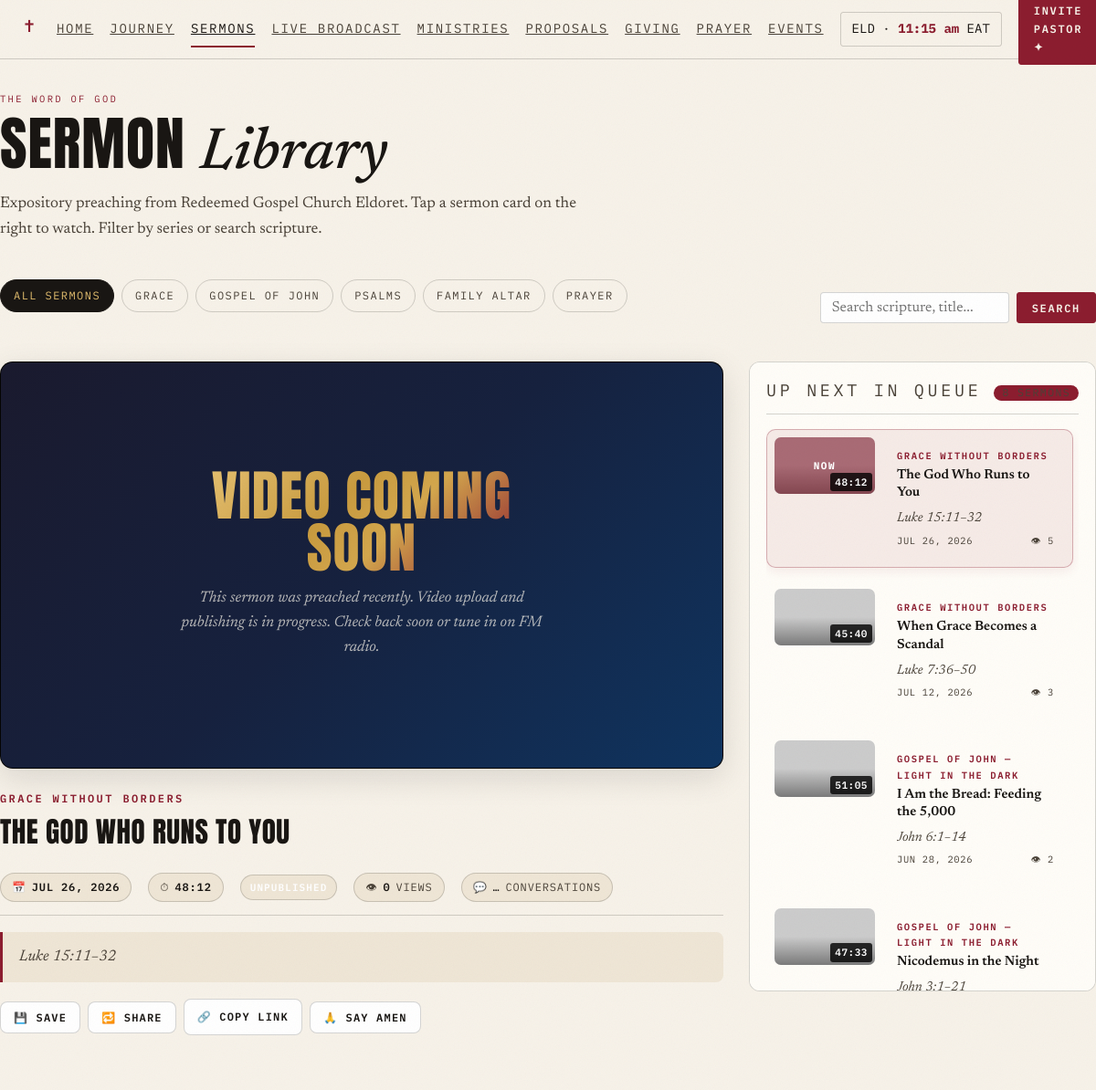
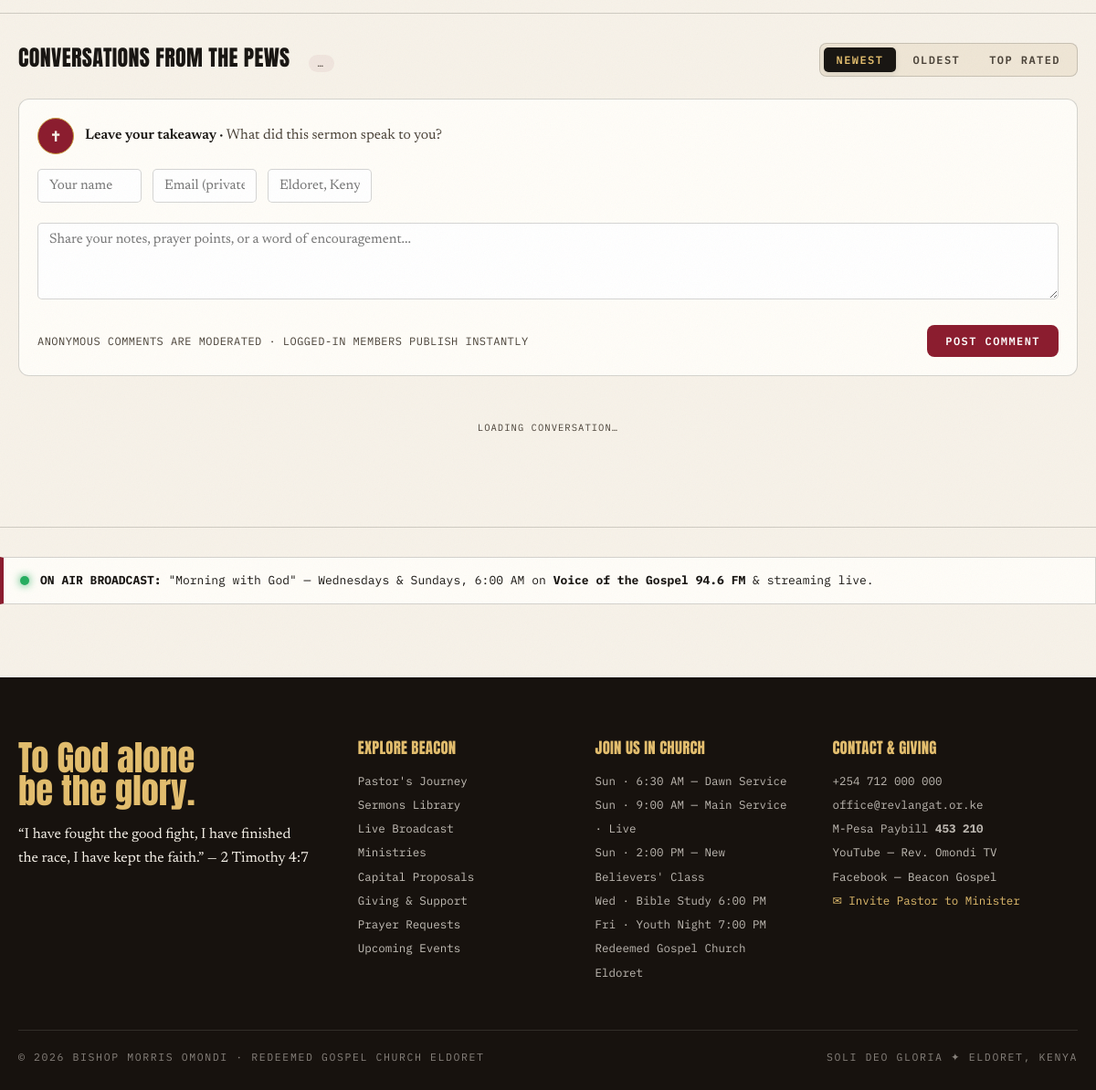
Page /sermons.php on the committed database (2 pictures, top to bottom).
### tables this page shows
CREATE TABLE IF NOT EXISTS `sermons` (
    `id` INT AUTO_INCREMENT PRIMARY KEY,
    `title` VARCHAR(255) NOT NULL,
    `series` VARCHAR(255) NOT NULL,
    `scripture_ref` VARCHAR(100) NOT NULL,
    `sermon_date` VARCHAR(50) NOT NULL,
    `duration` VARCHAR(20) NOT NULL,
    `category` VARCHAR(50) NOT NULL DEFAULT 'grace',
    `audio_url` VARCHAR(255) DEFAULT '',
    `sort_order` INT NOT NULL DEFAULT 0,
    `created_at` DATETIME DEFAULT CURRENT_TIMESTAMP
);

### config/functions.php (called while the page is built, shortened)
<?php
function esc($string) {
    return htmlspecialchars((string)($string ?? ''), ENT_QUOTES, 'UTF-8');
}
function sanitize_input($data) {
    return trim(strip_tags((string)$data));
}
function db_fetch_all($sql, $types = "", $params = []) {
    global $db;
    $stmt = mysqli_stmt_init($db);
    if (!mysqli_stmt_prepare($stmt, $sql)) {
        error_log("DB Fetch All Prepare Failed: " . mysqli_error($db) . " Query: " . $sql);
        return [];
    }
    mysqli_stmt_execute($stmt);
    $result = mysqli_stmt_get_result($stmt);
    $rows = [];
    if ($result) {
        while ($row = mysqli_fetch_assoc($result)) {
            $rows[] = $row;
        }
    }
    return $rows;
}
function get_all_settings() {
    static $settings = null;
    if ($settings === null) {
        $rows = db_fetch_all("SELECT setting_key, setting_value FROM site_settings");
        $settings = [];
        foreach ($rows as $r) {
            $settings[$r['setting_key']] = $r['setting_value'];
        }
    }
    return $settings;
}
function get_setting($key, $default = '') {
    $settings = get_all_settings();
    return $settings[$key] ?? $default;
}

### sermons.php (the view, shortened to what this page needs)
<?php
require_once __DIR__ . '/config/db.php';
require_once __DIR__ . '/config/functions.php';
function __thumb_src($sermon) {
    $url = (string)($sermon['audio_url'] ?? '');
    $id = (int)($sermon['id'] ?? 0);
    $title = (string)($sermon['title'] ?? 'sermon-' . $id);
    $seed = preg_replace('/[^a-z0-9]+/i', '-', strtolower($title)) ?: 'sermon-' . $id;
    return 'https://picsum.photos/seed/' . rawurlencode($seed) . '/640/360';
}
$search = sanitize_input($_GET['q'] ?? '');
$category = sanitize_input($_GET['cat'] ?? 'all');
$where = "WHERE 1=1";
$params = [];
$types = "";
$sermons = db_fetch_all("SELECT * FROM sermons $where ORDER BY sort_order ASC, id DESC", $types, $params);
$radioStation = get_setting('radio_station', 'Voice of the Gospel 94.6 FM');
$sermonCount = count($sermons);
$sermonIds = array_column($sermons, 'id');
$viewCounts = [];
if (!empty($sermonIds)) {
    $ids = implode(',', array_map('intval', $sermonIds));
    $viewRows = db_fetch_all("SELECT sermon_id, COUNT(*) as cnt FROM sermon_views WHERE sermon_id IN ($ids) GROUP BY sermon_id");
    foreach ($viewRows as $vr) {
        $viewCounts[(int)$vr['sermon_id']] = (int)$vr['cnt'];
    }
}
require_once __DIR__ . '/includes/header.php';
?>
<div class="wrap" style="padding-top:100px;padding-bottom:80px;">
  <div class="shead">
    <p class="idx">The Word of God</p>
    <h1 style="font-size:clamp(2.4rem, 5.5vw, 4rem);">Sermon <span class="ser">Library</span></h1>
    <p style="margin-top:10px;color:var(--ink2);max-width:640px;">Expository preaching from Redeemed Gospel Church Eldoret. Tap a sermon card on the right to watch. Filter by series or search scripture.</p>
  </div>
  <div style="display:flex;justify-content:space-between;align-items:center;flex-wrap:wrap;gap:16px;margin-bottom:28px;">
    <div class="filters">
      <a href="sermons.php?cat=all" class="<?= $category === 'all' ? 'on' : '' ?>">All Sermons</a>
      <a href="sermons.php?cat=grace" class="<?= $category === 'grace' ? 'on' : '' ?>">Grace</a>
      <a href="sermons.php?cat=john" class="<?= $category === 'john' ? 'on' : '' ?>">Gospel of John</a>
      <a href="sermons.php?cat=psalms" class="<?= $category === 'psalms' ? 'on' : '' ?>">Psalms</a>
      <a href="sermons.php?cat=family" class="<?= $category === 'family' ? 'on' : '' ?>">Family Altar</a>
      <a href="sermons.php?cat=prayer" class="<?= $category === 'prayer' ? 'on' : '' ?>">Prayer</a>
    </div>
    <form method="get" action="sermons.php" style="display:flex;gap:8px;">
      <input type="text" name="q" value="<?= esc($search) ?>" placeholder="Search scripture, title..." style="padding:8px 12px;border:1px solid var(--line);border-radius:4px;font-family:var(--ser);font-size:1rem;">
      <button type="submit" class="btn sm">Search</button>
    </form>
  </div>
  <?php if (empty($sermons)): ?>
    <div style="text-align:center;padding:60px 20px;background:var(--card);border:1px solid var(--line);border-radius:12px;">
      <p style="font-family:var(--disp);font-size:1.8rem;color:var(--wine);margin-bottom:8px;">No Sermons Found</p>
      <p style="color:var(--ink2);margin-bottom:18px;">No sermons matched your filter criteria. Try another series or clear search.</p>
      <a href="sermons.php" class="btn sm ghost">Reset Filters</a>
    </div>
  <?php else: ?>
    <div class="sermon-grid">
      <div class="sermon-now">
        <div class="big-vid-wrap" id="bigVidWrap">
        </div>
        <div class="vmeta-top">
          <span class="vseries-top" id="vseriesTop">— Select a sermon from the queue —</span>
          <h2 class="vtitle" id="vtitle">The Word of God Awaits</h2>
          <div class="vstat-row">
            <span class="sd">📅 <b>—</b></span>
            <span class="sdur">⏱ <b>—</b></span>
            <span class="chip vchip" id="curChip">—</span>
            <span>👁 <b id="mainViewCount"><?= number_format($decorViews) ?></b> views</span>
            <span>💬 <b class="cm-count">0</b> conversations</span>
          </div>
          <div class="vscripture" id="vscripture">
          </div>
          <div class="vactions">
            <button data-act="save">💾 Save</button>
            <button data-act="share">🔁 Share</button>
            <a data-act="copylink" href="javascript:;">🔗 Copy link</a>
            <button data-act="amen">🙏 Say Amen</button>
          </div>
        </div>
      </div>
      <aside class="sermon-queue">
        <h3>Up next in queue <span><?= $sermonCount ?> sermons</span></h3>
        <div class="qlist" id="qlist">
          <?php foreach ($sermons as $s): ?>
            <?php
              $url = (string)($s['audio_url'] ?? '');
              $hasYt = !empty($url) && (stripos($url, 'youtube') !== false || stripos($url, 'youtu.be') !== false);
              $hasFb = !empty($url) && (stripos($url, 'facebook') !== false || stripos($url, 'fb.') !== false || stripos($url, 'fb.watch') !== false);
              $hasVm = !empty($url) && stripos($url, 'vimeo') !== false;
              $decorViews = $viewCounts[(int)$s['id']] ?? 0;
            ?>
            <div class="qcard"
                 data-sid="<?= (int)$s['id'] ?>"
                 data-vurl="<?= esc($url) ?>"
                 data-title="<?= esc($s['title']) ?>"
                 data-series="<?= esc($s['series']) ?>"
                 data-date="<?= esc($s['sermon_date']) ?>"
                 data-duration="<?= esc($s['duration']) ?>"
                 data-scripture="<?= esc($s['scripture_ref']) ?>"
                 data-platform="<?= $hasYt ? 'yt' : ($hasFb ? 'fb' : ($hasVm ? 'vm' : 'none')) ?>"
            >
              <div class="qthumb" style="background-image:url('<?= esc(__thumb_src($s)) ?>');">
                <span class="qd"><?= esc($s['duration']) ?></span>
              </div>
              <div class="qinfo">
                <span class="qser"><?= esc($s['series']) ?></span>
                <div class="qt"><?= esc($s['title']) ?></div>
                <div class="qref"><?= esc($s['scripture_ref']) ?></div>
                <div class="qm">
                  <span class="date"><?= esc($s['sermon_date']) ?></span>
                  <span class="views-badge" data-views="<?= (int)$s['id'] ?>">👁 <?= number_format($decorViews) ?></span>
                </div>
              </div>
            </div>
          <?php endforeach; ?>
        </div>
      </aside>
    </div>
    <section class="section-comments">
      <div class="cm-head">
        <h3>Conversations from the pews <span class="cm-count">…</span></h3>
        <div class="cm-sort">
          <button class="on" data-sort="newest">Newest</button>
          <button data-sort="oldest">Oldest</button>
          <button data-sort="top">Top rated</button>
        </div>
      </div>
      <div class="cm-add">
        <div class="cm-add-head">
          <span class="mini" id="cmMini">✝</span>
          <div>Leave your takeaway · <span style="font-weight:400;color:var(--ink2);">What did this sermon speak to you?</span></div>
        </div>
        <form id="cmForm" method="post" action="api/sermon_comments.php">
          <div class="cm-grid">
            <div>
              <input type="text" name="author_name" placeholder="Your name" required maxlength="120">
            </div>
            <div>
              <input type="email" name="author_email" placeholder="Email (private, not shown)" maxlength="180">
            </div>
            <div>
              <input type="text" name="author_location" placeholder="Eldoret, Kenya" maxlength="120">
            </div>
          </div>
          <textarea class="full" name="comment_text" rows="3" placeholder="Share your notes, prayer points, or a word of encouragement..." required maxlength="3000"></textarea>
          <div class="actions">
            <span class="hint">Anonymous comments are moderated · logged-in members publish instantly</span>
            <button type="submit" class="btn sm gold">Post Comment</button>
          </div>
        </form>
      </div>
      <div class="cm-list" id="cmList">
      </div>
    </section>
  <?php endif; ?>
  <div class="radio">
    <span class="dot"></span>
    <p><b>ON AIR BROADCAST:</b> "Morning with God" — Wednesdays &amp; Sundays, 6:00 AM on <b><?= esc($radioStation) ?></b> &amp; streaming live.</p>
  </div>
</div>
<?php require_once __DIR__ . '/includes/footer.php'; ?>

### rows in the picture
sermons: duration "48:12", series "GRACE WITHOUT BORDERS", title "The God Who Runs to You", scripture_ref "Luke 15:11–32", sermon_date "JUL 26, 2026", id "5"
sermons: duration "45:40", series "GRACE WITHOUT BORDERS", title "When Grace Becomes a Scandal", scripture_ref "Luke 7:36–50", sermon_date "JUL 12, 2026", id "3"
sermons: duration "51:05", series "GOSPEL OF JOHN — LIGHT IN THE DARK", title "I Am the Bread: Feeding the 5,000", scripture_ref "John 6:1–14", sermon_date "JUN 28, 2026", id "2"
sermons: duration "47:33", series "GOSPEL OF JOHN — LIGHT IN THE DARK", title "Nicodemus in the Night", scripture_ref "John 3:1–21"

### other values in the picture
$decorViews "0"
$radioStation "Voice of the Gospel 94.6 FM"
$sun1 "6:30 AM — Dawn Service"
$sun2 "9:00 AM — Main Service · Live"
$sun3 "2:00 PM — New Believers' Class"
$address "Redeemed Gospel Church Eldoret"
$phone "+254 712 000 000"
$email "office@revlangat.or.ke"
$paybill "453 210"
$_last "Omondi"
$pastorName "BISHOP MORRIS OMONDI"
